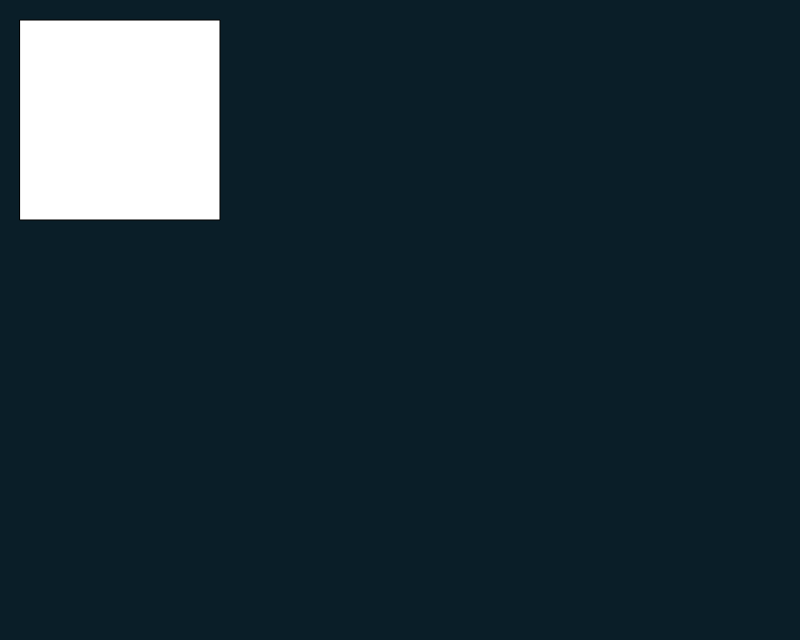
Frame 1 (no input)
Frame 60 (no input): identical to frame 1, image omitted
Frame 120 (the mouse pressed at the canvas centre since frame 60): identical to frame 1, image omitted

The p5.js sketch that drew this single still picture (run headless with seeded random() and noise() and a simulated clock; from frame 60 on, the mouse is pressed at the canvas centre):

// p5.js sketch
// ── sketch.js
function setup() {
  createCanvas(800, 640);
}

function draw() {
  background(10,30, 40);
  rect(20,20,200,200);
}
// ── particle.js
var Particle = function(x, y) {

  this.posicion = createVector(x, y);
  this.velocidad = createVector(1, 0);

  this.update = function() {
    var aux = createVector(0,0);
    aux.add(this.velocidad);
    aux.add(this.posicion);
    aux.y =50 +( 50 * Math.sin(this.posicion.x) );
    this.posicion.set(aux);

    //this.posicion.add(this.velocidad);
  };

  this.display = function() {
    fill(255);
    ellipse(this.posicion.x, this.posicion.y, 10);
  };

// x = 20 y 30
//aux.x = 21, aux.y = 30
//aux.y = .2129
//posicion x = 41, 30.2129


};
